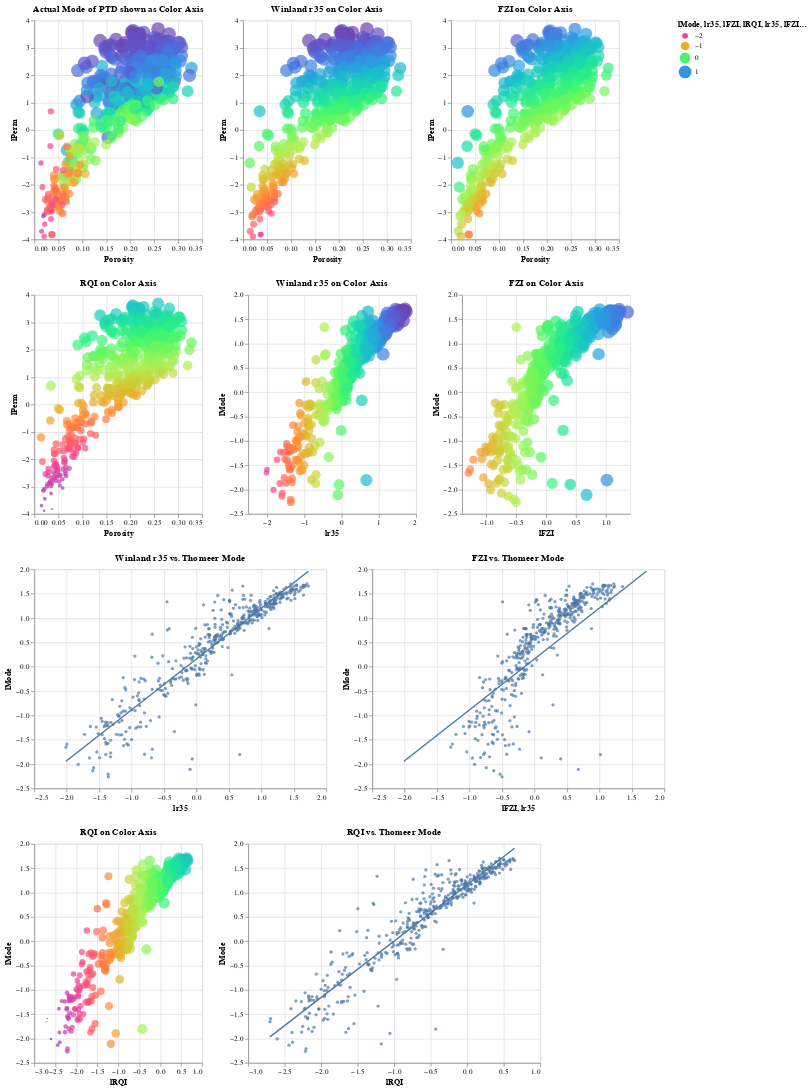

Here is the notebook cell this chart was saved with:
### Markdown cell above
## Regression lines with Altair plots comparing Pore Throat estimates from r35, FZI and RQI:

### Code cell
interval = alt.selection_interval()

base = alt.Chart(df).properties(
    width=230,
    height=300, 
).add_selection(interval)


pointsMode = base.mark_point(filled=True, size=200).encode(
    x='Porosity:Q',
    y='lPerm:Q',
    size='lMode:Q',
    color=alt.condition(interval, 'lMode:Q', alt.value('lightgray'),scale=alt.Scale(scheme='rainbow')),
    #color=alt.condition(selector, 'Well_Name:O', alt.value('lightgray'), legend=None),
    tooltip='Mode:Q', 
).properties(
    title='Actual Mode of PTD shown as Color Axis',
    selection=interval
)

pointsr35 = base.mark_point(filled=True, size=200).encode(
    x='Porosity:Q',
    y='lPerm:Q',
    size='lr35:Q',
    color=alt.condition(interval, 'lr35:Q', alt.value('lightgray'),scale=alt.Scale(scheme='rainbow')),
    #color=alt.condition(selector, 'Well_Name:O', alt.value('lightgray'), legend=None),
    tooltip='Winland_r35:Q', 
).properties(
    title='Winland r35 on Color Axis',
    selection=interval
)

pointsFZI = base.mark_point(filled=True, size=200).encode(
    x='Porosity:Q',
    y='lPerm:Q',
    size='lFZI:Q',
    color=alt.condition(interval, 'lFZI:Q', alt.value('lightgray'),scale=alt.Scale(scheme='rainbow')),
    #color=alt.condition(selector, 'Well_Name:O', alt.value('lightgray'), legend=None),
    tooltip='FZI:Q', 
).properties(
    title='FZI on Color Axis',
    selection=interval
)

pointsRQI = base.mark_point(filled=True, size=200).encode(
    x='Porosity:Q',
    y='lPerm:Q',
    size='lRQI:Q',
    color=alt.condition(interval, 'lRQI:Q', alt.value('lightgray'),scale=alt.Scale(scheme='rainbow')),
    #color=alt.condition(selector, 'Well_Name:O', alt.value('lightgray'), legend=None),
    tooltip='RQI:Q', 
).properties(
    title='RQI on Color Axis',
    selection=interval
)



points3 = base.mark_point(filled=True, size=200).encode(
    x='lr35:Q',
    y='lMode:Q',
    size='lr35:Q',
    color=alt.condition(interval, 'lr35:Q', alt.value('lightgray'),scale=alt.Scale(scheme='rainbow')),
    #color=alt.condition(selector, 'Well_Name:O', alt.value('lightgray'), legend=None),
    tooltip='Winland_r35:Q', 
).properties(
    title='Winland r35 on Color Axis',
    selection=interval
)

points4 = base.mark_point(filled=True, size=200).encode(
    x='lFZI:Q',
    y='lMode:Q',
    size='lFZI:Q',
    color=alt.condition(interval, 'lFZI:Q', alt.value('lightgray'),scale=alt.Scale(scheme='rainbow')),
    #color=alt.condition(selector, 'Well_Name:O', alt.value('lightgray'), legend=None),
    tooltip='FZI:Q', 
).properties(
    title='FZI on Color Axis',
    selection=interval
)

points5 = base.mark_point(filled=True, size=200).encode(
    x='lRQI:Q',
    y='lMode:Q',
    size='lRQI:Q',
    color=alt.condition(interval, 'lRQI:Q', alt.value('lightgray'),scale=alt.Scale(scheme='rainbow')),
    #color=alt.condition(selector, 'Well_Name:O', alt.value('lightgray'), legend=None),
    tooltip='RQI:Q', 
).properties(
    title='RQI on Color Axis',
    selection=interval
)




chart1 = alt.Chart(df).mark_point(filled=True, size=20, width=250, height=300).encode(
    x='lr35',
    y='lMode',
    #size='lMode:Q',
    #color=alt.condition(interval, 'lMode:Q', alt.value('lightgray'),scale=alt.Scale(scheme='rainbow')),
    #tooltip='Mode:Q'
).properties(
    title='Winland r35 vs. Thomeer Mode',
    #selection=interval
)


chart2 = alt.Chart(df).mark_point(filled=True, size=20).encode(
    x='lFZI',
    y='lMode',
    #size='lMode:Q',
    #color=alt.condition(interval, 'lMode:Q', alt.value('lightgray'),scale=alt.Scale(scheme='rainbow')),
    #tooltip='Mode:Q'
).properties(
    title='FZI vs. Thomeer Mode',
    #selection=interval
)

chart3 = alt.Chart(df).mark_point(filled=True, size=20).encode(
    x='lRQI',
    y='lMode',
    #size='lMode:Q',
    #color=alt.condition(interval, 'lMode:Q', alt.value('lightgray'),scale=alt.Scale(scheme='rainbow')),
    #tooltip='Mode:Q'
).properties(
    title='RQI vs. Thomeer Mode',
    #selection=interval
)





#line  = points.transform_regression('Porosity', 'lPerm').mark_line()
line1 = chart1.transform_regression('lr35', 'lMode').mark_line()
line2 = chart2.transform_regression('lFZI', 'lMode').mark_line()
line3 = chart3.transform_regression('lRQI', 'lMode').mark_line()



#points & points1 & points2 & points3 &  chart1+line1 & points4   & chart2+line2  
scatter = pointsMode | pointsr35 | pointsFZI
ptr = pointsRQI | points3 |  points4 
regress = chart1+line1 | chart2+line1
rqi = points5 | chart3+line3

scatter & ptr & regress & rqi

### Figure 1 — Vega-Lite specification as saved in the notebook (floating-point values rounded to 4 significant figures; data arrays with more than 128 entries replaced by an {"elided": "..."} marker saying what was removed)
{"config": {"view": {"continuousWidth": 400, "continuousHeight": 300}}, "vconcat": [{"hconcat": [{"mark": {"type": "point", "filled": true, "size": 200}, "encoding": {"color": {"condition": {"type": "quantitative", "field": "lMode", "scale": {"scheme": "rainbow"}, "selection": "selector005"}, "value": "lightgray"}, "size": {"type": "quantitative", "field": "lMode"}, "tooltip": {"type": "quantitative", "field": "Mode"}, "x": {"type": "quantitative", "field": "Porosity"}, "y": {"type": "quantitative", "field": "lPerm"}}, "height": 300, "selection": {"selector005": {"type": "interval"}}, "title": "Actual Mode of PTD shown as Color Axis", "width": 230}, {"mark": {"type": "point", "filled": true, "size": 200}, "encoding": {"color": {"condition": {"type": "quantitative", "field": "lr35", "scale": {"scheme": "rainbow"}, "selection": "selector005"}, "value": "lightgray"}, "size": {"type": "quantitative", "field": "lr35"}, "tooltip": {"type": "quantitative", "field": "Winland_r35"}, "x": {"type": "quantitative", "field": "Porosity"}, "y": {"type": "quantitative", "field": "lPerm"}}, "height": 300, "selection": {"selector005": {"type": "interval"}}, "title": "Winland r35 on Color Axis", "width": 230}, {"mark": {"type": "point", "filled": true, "size": 200}, "encoding": {"color": {"condition": {"type": "quantitative", "field": "lFZI", "scale": {"scheme": "rainbow"}, "selection": "selector005"}, "value": "lightgray"}, "size": {"type": "quantitative", "field": "lFZI"}, "tooltip": {"type": "quantitative", "field": "FZI"}, "x": {"type": "quantitative", "field": "Porosity"}, "y": {"type": "quantitative", "field": "lPerm"}}, "height": 300, "selection": {"selector005": {"type": "interval"}}, "title": "FZI on Color Axis", "width": 230}]}, {"hconcat": [{"mark": {"type": "point", "filled": true, "size": 200}, "encoding": {"color": {"condition": {"type": "quantitative", "field": "lRQI", "scale": {"scheme": "rainbow"}, "selection": "selector005"}, "value": "lightgray"}, "size": {"type": "quantitative", "field": "lRQI"}, "tooltip": {"type": "quantitative", "field": "RQI"}, "x": {"type": "quantitative", "field": "Porosity"}, "y": {"type": "quantitative", "field": "lPerm"}}, "height": 300, "selection": {"selector005": {"type": "interval"}}, "title": "RQI on Color Axis", "width": 230}, {"mark": {"type": "point", "filled": true, "size": 200}, "encoding": {"color": {"condition": {"type": "quantitative", "field": "lr35", "scale": {"scheme": "rainbow"}, "selection": "selector005"}, "value": "lightgray"}, "size": {"type": "quantitative", "field": "lr35"}, "tooltip": {"type": "quantitative", "field": "Winland_r35"}, "x": {"type": "quantitative", "field": "lr35"}, "y": {"type": "quantitative", "field": "lMode"}}, "height": 300, "selection": {"selector005": {"type": "interval"}}, "title": "Winland r35 on Color Axis", "width": 230}, {"mark": {"type": "point", "filled": true, "size": 200}, "encoding": {"color": {"condition": {"type": "quantitative", "field": "lFZI", "scale": {"scheme": "rainbow"}, "selection": "selector005"}, "value": "lightgray"}, "size": {"type": "quantitative", "field": "lFZI"}, "tooltip": {"type": "quantitative", "field": "FZI"}, "x": {"type": "quantitative", "field": "lFZI"}, "y": {"type": "quantitative", "field": "lMode"}}, "height": 300, "selection": {"selector005": {"type": "interval"}}, "title": "FZI on Color Axis", "width": 230}]}, {"hconcat": [{"layer": [{"mark": {"type": "point", "filled": true, "height": 300, "size": 20, "width": 250}, "encoding": {"x": {"type": "quantitative", "field": "lr35"}, "y": {"type": "quantitative", "field": "lMode"}}, "title": "Winland r35 vs. Thomeer Mode"}, {"mark": "line", "encoding": {"x": {"type": "quantitative", "field": "lr35"}, "y": {"type": "quantitative", "field": "lMode"}}, "title": "Winland r35 vs. Thomeer Mode", "transform": [{"on": "lr35", "regression": "lMode"}]}]}, {"layer": [{"mark": {"type": "point", "filled": true, "size": 20}, "encoding": {"x": {"type": "quantitative", "field": "lFZI"}, "y": {"type": "quantitative", "field": "lMode"}}, "title": "FZI vs. Thomeer Mode"}, {"mark": "line", "encoding": {"x": {"type": "quantitative", "field": "lr35"}, "y": {"type": "quantitative", "field": "lMode"}}, "title": "Winland r35 vs. Thomeer Mode", "transform": [{"on": "lr35", "regression": "lMode"}]}]}]}, {"hconcat": [{"mark": {"type": "point", "filled": true, "size": 200}, "encoding": {"color": {"condition": {"type": "quantitative", "field": "lRQI", "scale": {"scheme": "rainbow"}, "selection": "selector005"}, "value": "lightgray"}, "size": {"type": "quantitative", "field": "lRQI"}, "tooltip": {"type": "quantitative", "field": "RQI"}, "x": {"type": "quantitative", "field": "lRQI"}, "y": {"type": "quantitative", "field": "lMode"}}, "height": 300, "selection": {"selector005": {"type": "interval"}}, "title": "RQI on Color Axis", "width": 230}, {"layer": [{"mark": {"type": "point", "filled": true, "size": 20}, "encoding": {"x": {"type": "quantitative", "field": "lRQI"}, "y": {"type": "quantitative", "field": "lMode"}}, "title": "RQI vs. Thomeer Mode"}, {"mark": "line", "encoding": {"x": {"type": "quantitative", "field": "lRQI"}, "y": {"type": "quantitative", "field": "lMode"}}, "title": "RQI vs. Thomeer Mode", "transform": [{"on": "lRQI", "regression": "lMode"}]}]}]}], "data": {"name": "data-d21bc4942ff4ee4f7c4509145859d10a"}, "$schema": "https://vega.github.io/schema/vega-lite/v4.8.1.json", "datasets": {"data-d21bc4942ff4ee4f7c4509145859d10a": {"elided": "444 records"}}}
